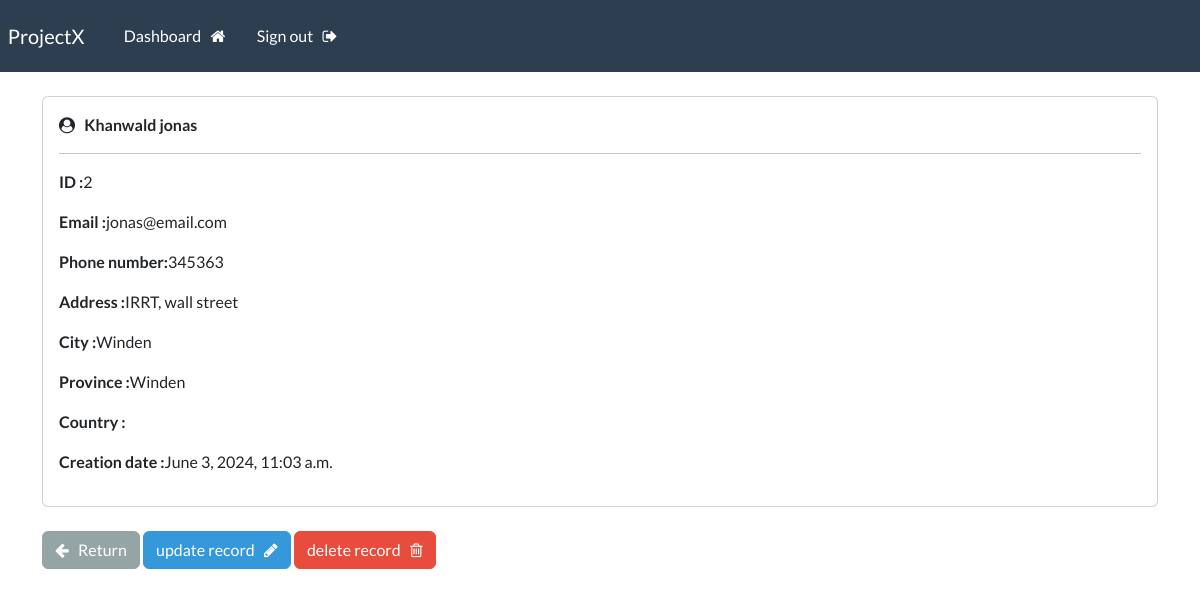
The app's page /record/2/ (signed in), older data.
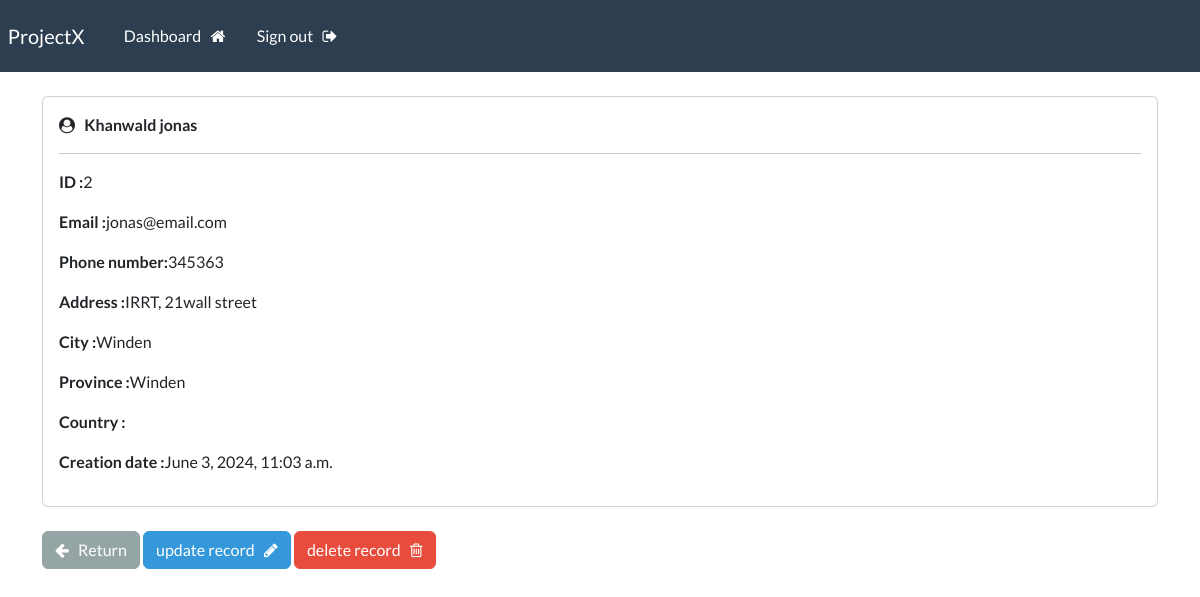
The same page, newer data.
### webapp/models.py (models this page shows, shortened)
class Record(models.Model):
    created = models.DateTimeField(auto_now_add=True)
    first_name = models.CharField(max_length=100)
    last_name = models.CharField(max_length=100)
    email = models.EmailField(max_length=255)
    phone = models.CharField(max_length=20)
    address = models.CharField(max_length=300)
    city = models.CharField(max_length=255)
    province = models.CharField(max_length=125)

### webapp/views.py (the view)
# urls.py: path('record/<int:pk>/', views.view_record,name="record"),
@login_required(login_url='login')
def view_record(request,pk):
    record = Record.objects.get(id=pk)
    context = {'record':record}
    return render(request, 'webapp/view-record.html',context)

### webapp/templates/webapp/view-record.html (shortened to what this page needs)
{% extends "webapp/base.html" %}
{% block content %}
<div class="card">
    <div class="card-body">
        <i class="fa fa-user-circle" aria-hidden="true"></i>
        <strong>
            {{record.last_name}}
            {{record.first_name}}
        </strong>
    <hr>
        <p><strong>ID :</strong>{{record.id}}</p>
        <p><strong>Email :</strong>{{record.email}}</p>
        <p><strong>Phone number:</strong>{{record.phone}}</p>
        <p><strong>Address :</strong>{{record.address}}</p>
        <p><strong>City :</strong>{{record.city}}</p>
        <p><strong>Province :</strong>{{record.province}}</p>
        <p><strong>Country :</strong>{{record.country}}</p>
        <p><strong>Creation date :</strong>{{record.created}}</p>
    </div>
</div>
<br>
<a href="{% url 'dashboard' %}" class="btn btn-secondary">  <i class="fa fa-arrow-left" aria-hidden="true"></i> &nbsp;  Return </a>
<a class="btn btn-info" href="{% url 'update-record' record.id %}">update record &nbsp; <i class="fa fa-pencil" aria-hidden="true"></i></a>
<a class="btn btn-danger" href="{% url 'delete-record' record.id %}">  delete record &nbsp; <i class="fa fa-trash-o" aria-hidden="true"></i></a>
{% endblock content %}

Row changes from the older to the newer data that the page shows:
changed Record "Khanwald": address "IRRT, wall street" → "IRRT, 21wall street"
